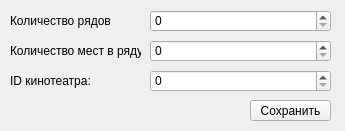
<?xml version="1.0" encoding="UTF-8"?>
<ui version="4.0">
 <class>Form</class>
 <widget class="QWidget" name="Form">
  <property name="geometry">
   <rect>
    <x>0</x>
    <y>0</y>
    <width>345</width>
    <height>131</height>
   </rect>
  </property>
  <property name="windowTitle">
   <string>Form</string>
  </property>
  <widget class="QLabel" name="label">
   <property name="geometry">
    <rect>
     <x>10</x>
     <y>10</y>
     <width>101</width>
     <height>21</height>
    </rect>
   </property>
   <property name="text">
    <string>Количество рядов:</string>
   </property>
  </widget>
  <widget class="QSpinBox" name="rows_box">
   <property name="geometry">
    <rect>
     <x>150</x>
     <y>10</y>
     <width>181</width>
     <height>22</height>
    </rect>
   </property>
  </widget>
  <widget class="QLabel" name="feedback_label">
   <property name="geometry">
    <rect>
     <x>10</x>
     <y>100</y>
     <width>211</width>
     <height>20</height>
    </rect>
   </property>
   <property name="text">
    <string/>
   </property>
  </widget>
  <widget class="QPushButton" name="save_button">
   <property name="geometry">
    <rect>
     <x>250</x>
     <y>100</y>
     <width>81</width>
     <height>21</height>
    </rect>
   </property>
   <property name="text">
    <string>Сохранить</string>
   </property>
  </widget>
  <widget class="QLabel" name="label_2">
   <property name="geometry">
    <rect>
     <x>10</x>
     <y>70</y>
     <width>91</width>
     <height>21</height>
    </rect>
   </property>
   <property name="text">
    <string>ID кинотеатра:</string>
   </property>
  </widget>
  <widget class="QSpinBox" name="cinema_box">
   <property name="geometry">
    <rect>
     <x>150</x>
     <y>70</y>
     <width>181</width>
     <height>22</height>
    </rect>
   </property>
  </widget>
  <widget class="QLabel" name="label_3">
   <property name="geometry">
    <rect>
     <x>10</x>
     <y>40</y>
     <width>131</width>
     <height>21</height>
    </rect>
   </property>
   <property name="text">
    <string>Количество мест в ряду:</string>
   </property>
  </widget>
  <widget class="QSpinBox" name="cols_box">
   <property name="geometry">
    <rect>
     <x>150</x>
     <y>40</y>
     <width>181</width>
     <height>22</height>
    </rect>
   </property>
  </widget>
 </widget>
 <resources/>
 <connections/>
</ui>
